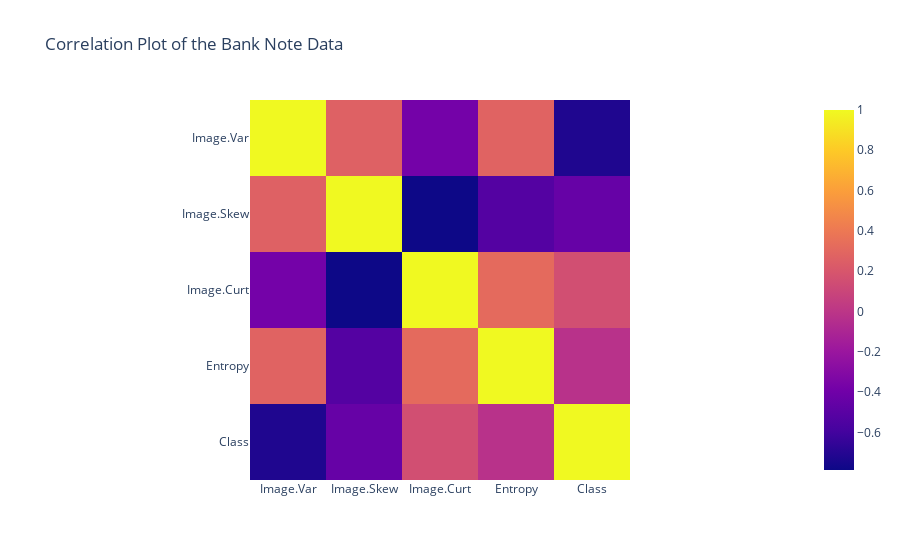

Notebook code for this chart:
### Code cell
px.imshow(df.corr(),title="Correlation Plot of the Bank Note Data")

### Figure 1 — Plotly figure (JSON) as saved in the notebook; plotly's stock layout.template omitted (floating-point values rounded to 4 significant figures)
{"data": [{"coloraxis": "coloraxis", "hovertemplate": "x: %{x}<br>y: %{y}<br>color: %{z}<extra></extra>", "name": "0", "type": "heatmap", "x": ["Image.Var", "Image.Skew", "Image.Curt", "Entropy", "Class"], "xaxis": "x", "y": ["Image.Var", "Image.Skew", "Image.Curt", "Entropy", "Class"], "yaxis": "y", "z": [[1.0, 0.264, -0.3808, 0.2768, -0.7248], [0.264, 1.0, -0.7869, -0.5263, -0.4447], [-0.3808, -0.7869, 1.0, 0.3188, 0.1559], [0.2768, -0.5263, 0.3188, 1, -0.02342], [-0.7248, -0.4447, 0.1559, -0.02342, 1.0]]}], "layout": {"coloraxis": {"colorscale": [[0, "#0d0887"], [0.1111, "#46039f"], [0.2222, "#7201a8"], [0.3333, "#9c179e"], [0.4444, "#bd3786"], [0.5556, "#d8576b"], [0.6667, "#ed7953"], [0.7778, "#fb9f3a"], [0.8889, "#fdca26"], [1, "#f0f921"]]}, "title": {"text": "Correlation Plot of the Bank Note Data"}, "xaxis": {"anchor": "y", "constrain": "domain", "domain": [0, 1], "scaleanchor": "y"}, "yaxis": {"anchor": "x", "autorange": "reversed", "constrain": "domain", "domain": [0, 1]}}}
